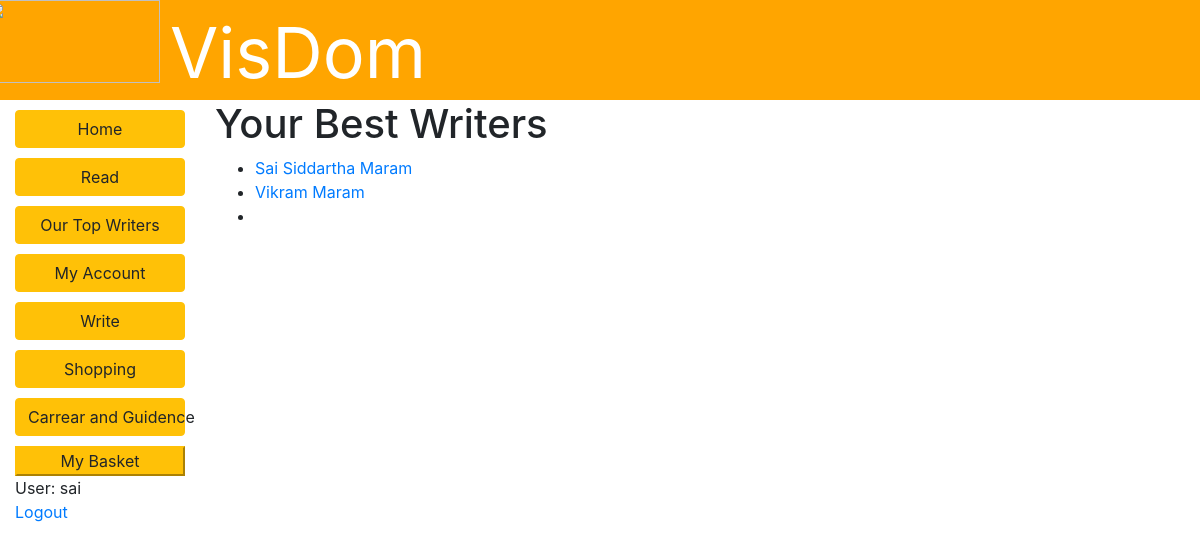
The app's page /blog/userlist/ (signed in) with its own data.
### blog/models.py (models this page shows, shortened)
class UserProfile(models.Model):
	user=models.OneToOneField(User)
	first_name=models.CharField(max_length=100,default='')
	last_name=models.CharField(max_length=100,default='')
	desciption=models.CharField(max_length=500,default='')
	profile_image=models.FileField(null=True,blank=True)
	def get_absolute_url(self):
		return reverse('user-detail',args=[str(self.id)])

### blog/views.py (the view)
class UserProfileListView(generic.ListView):
	model=UserProfile

### blog/models.py (called while the page is built)
	def __str__(self):
		return self.product

### blog/templates/blog/userprofile_list.html
{% extends "base_generic.html" %}
{% block content %}
<h1 style="font: serif;"
	style="color: #777;"> Your Best Writers</h1>
	{% if userprofile_list %}
    <ul>
      {% for user in userprofile_list %}
      <li>
      <div>
        <a href="{{ user.get_absolute_url }}" >{% if user.first_name %} {{ user.first_name }} {{ user.last_name }} {% endif%} </a>
      </div>
      </li>
      {% endfor %}
    </ul>
    {% else %}
      <p>These are Super Cool Writers</p>
    {% endif %}
{% endblock %}

### blog/templates/base_generic.html (shortened to what this page needs)
<!DOCTYPE html>
<html lang="en">
<head>
<link rel="stylesheet" href="https://maxcdn.bootstrapcdn.com/bootstrap/4.0.0-alpha.6/css/bootstrap.min.css">
  {% load static %}
</head>
<body >
<header style="background-color:orange ;height: 100px" class="w3-container top row" >
  <div class="col-sm-2 row">
      <img src="https://i.stack.imgur.com/cmkKO.png"  width="100%" height="83px%">
     </div>
<p style="color: white; font-size: 70px;margin-left: 10px">VisDom</p>
</header>
  <div class="container-fluid">
    <div class="row">
      <div class="col-sm-2">
      {% block sidebar %}
      <div class="sidebar-nav">
          <div> <a href="/blog/" style="margin-top:10px;width:100%"  class="btn btn-warning transparent">Home</a></div>
          <div><a style="margin-top:10px;width:100%"  class="btn btn-warning transparent" href="{% url 'blog'%}">Read</a></div>
          <div><a style="margin-top:10px;width:100%"  class="btn btn-warning transparent" href="{% url 'user'%}">Our Top Writers</a></div>
          <div><a style="margin-top:10px;width:100%"  class="btn btn-warning transparent" href="{% url 'profile' %}">My Account</a></div>
          <div><a style="margin-top:10px;width:100%"  class="btn btn-warning transparent" href="{% url 'create' %}">Write</a></div>
          <div><a style="margin-top:10px;width:100%"  class="btn btn-warning transparent" href="{% url 'shop' %}">Shopping</a></div>
          <div><a style="margin-top:10px;width:100%"  class="btn btn-warning transparent" href="#">Carrear and Guidence</a></div>
    {% if user.is_authenticated %}
                    <button class="btn-warning" style="margin-top:10px;width:100%" onclick="alert('{% for cart in user.cart_set.all  %}{{ cart.product }} \n {% endfor %} ')">My Basket</button>
                     <div>User: {{ user.get_username }}</div>
                     <div><a href="{% url 'logout'%}?next={{request.path}}">Logout</a></div>
                   {% else %}
                     <div><a href="{% url 'login'%}?next={{request.path}}">Login</a></div>
   {% endif %}
      </div>
     {% endblock %}
      </div>
      <div class="col-sm-10 ">
      {% block content %}{% endblock %}
      </div>
    </div>
  </div>
</body>
</html>

### records on screen
UserProfile: first_name "Sai Siddartha", last_name "Maram"
UserProfile: first_name "Vikram", last_name "Maram"

### other values on screen
{{ user.get_username }} "sai"
